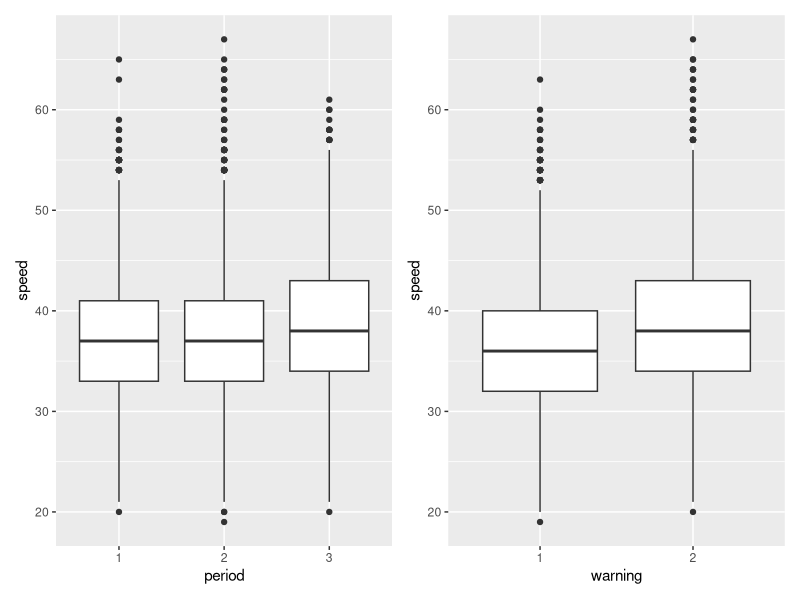
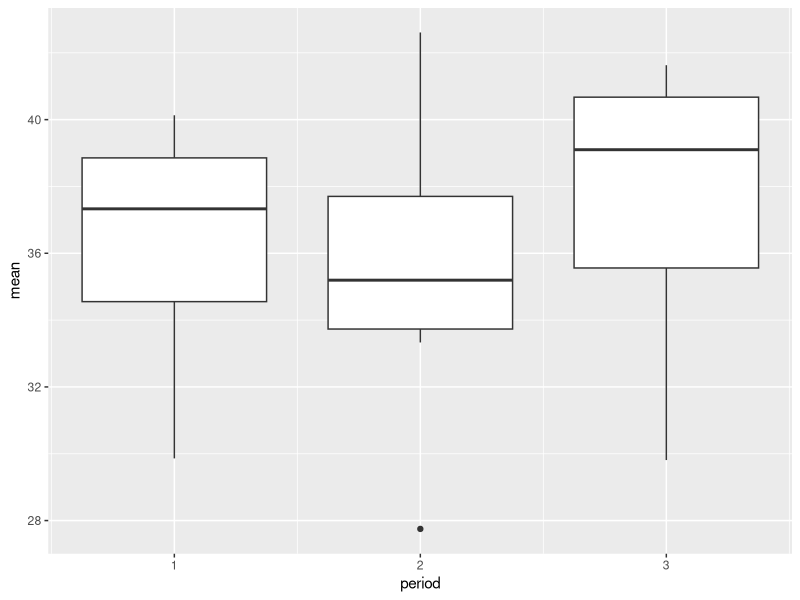

These figures' R source, in order:
### Stats with R Exercise sheet 6

##########################
# ANOVA
##########################

## This exercise sheet contains the exercises that you will need to complete and 
## submit by 23:55 on Sunday, December 12. Write the code below the questions. 
## If you need to provide a written answer, comment this out using a hashtag (#). 
## Submit your homework via cms

## Please write below your (and your teammates) name, matriculation number. 

## Team: 31
## Name:Senorita Rodricks
## Matriculation number: 7015445
## Name:Shahana Mogal
## Matriculation number: 7015588
## Name:Sneha Mariam Sam
## Matriculation number: 7015831

###########################################################################################



#######################
### Exercise 1: Preparation
#######################

library(boot)
library(ggplot2)
library(dplyr)
library(car)

# This time we will be working with the "amis" data frame (package 'boot') that has 
# 8437 rows and 4 columns.

# In a study into the effect that warning signs have on speeding patterns, 
# Cambridgeshire County Council considered 14 pairs of locations. The locations were 
# paired to account for factors such as traffic, volume and type of road. One site in 
# each pair had a sign erected warning of the dangers of speeding and asking drivers 
# to slow down. No action was taken at the second site. Three sets of measurements 
# were taken at each site. 
# Each set of measurements was nominally of the speeds of 100 cars but not all sites 
# have exactly 100 measurements. These speed measurements were taken before the 
# erection of the sign, shortly after the erection of the sign, and again after 
# the sign had been in place for some time.

## a) For the further reference please use ?amis. 
## It may take some time to understand the dataset. 

?amis

## b) Load the dataset, store it into a variable called "data", and briefly inspect it. 
## Feel free to make some plots and calculate some statistics in order to understand 
## the data.

data <- amis
glimpse(data)
t.test(speed~warning, data=data)

## c) All our columns have numeric type. Convert the categorical columns to factors.

data$warning <- factor(data$warning)
data$period <- factor(data$period)
data$pair <- factor(data$pair)

str(data)

## d) Plot boxplots for the distribution of `speed` for each of the `period` values 
## (before, immediately after and after some time). Build 2 plots (each containing 3 
## boxplots) side by side depending on the `warning` variable.
## (For all plots here and below please use ggplot)

install.packages('patchwork') #because par() does not work with ggplot2 package
library(patchwork)

#DOUBT

plot1 <- ggplot(data) +
  geom_boxplot(aes(period, speed))

plot2 <- ggplot(data) +
  geom_boxplot(aes(warning, speed))

#plot3 <- ggplot(data) +
#  geom_boxplot(aes(period, warning))

plot1 + plot2

## e) What can you conclude looking at the plots? What can you say about people's 
## behaviour in different periods: before, immediately after and after some time?

## Looking at the plots, we see that there was not much of a change between the period before
## erecting the warning signs and immediately after erecting the warning signs. But after a while,
## it seems that the speed has been increasing.

## f) What are your ideas about why the data with warning==2 (sites where no sign was 
## erected) was collected?

## For places without a warning sign (warning==2), the speed has been relatively higher compared
## to the locations with the warning sign, i.e. the people have become more aware of reducing their
## speed when seeing a warning sign.

#######################
### Exercise 2: 1-way ANOVA
#######################

## a) First let's create a new data frame which will be used for all exercise 2.
## For the 1-way ANOVA we will be working with a subset of `amis` using only the 
## data for sites where warning signs were erected, which corresponds to warning==1. 
## Therefore first subset your data to filter out warning==2 and then apply group_by() and summarize() 
## to average "speed" over each "pair" and "period". 
## Assign this new data frame to the variable casted_data.

data_sub <- subset(amis, warning==1, select=c(speed, period, pair, warning))

casted_data <- data_sub %>%
  group_by(pair, period) %>%
  summarize(mean = mean(speed, na.rm = TRUE))

## b) Build boxplots of the average speed depending on "period".
  
ggplot(casted_data) +
  geom_boxplot(aes(period, mean, group=period))

## c) Looking at the boxplots, is there a difference between the periods?

## d) Now we are ready to perform 1-way ANOVA: please use the function aov() on the 
## speed depending on the period and assign the result to aov1way

## Before we interpret the results, let's check the ANOVA assumptions and whether 
## they are violated or not and why.

## e) Independence assumption
## (Figure out the best way to check this assumption and give a detailed justified 
## answer to whether it is violated or not.)

## f) Normality of residuals
##  First add the residuals to your casted data set, you find them in model$residuals
##  next, make a qqplot (using qqnorm() or geom_qq() ina ggplot) for the residuals and 
##  run the shapiro wilk test.

## g) What do you conclude from your results in f?

## h) Homogeneity of variance of residuals
##  First, plot the residuals by period (boxplots) to see whether variance differs between groups
##  Next, run Levene's test using the function leveneTest() (from library car) with the same syntax
##  as aov(). It indicates whether the variance is significantly different between groups (= not
##  homogeneous).

## i) What do you conclude from your results in h?

## j) Now we turn to the results. Look at the summary of aov1way

## k) State your conclusion

## l) Please do pairwise t-tests of the same variables as in d) using pairwise.t.test().

## m) Try to use no adjustment for pairwise testing and then the Bonferroni correction.

## n) If the results change  in m, why do they? What does Bonferroni correction do?

#######################
### Exercise 3: 2-way ANOVA
#######################
## a) Now we want to analyze the influence of 2 categorical variables 
## (period and warning) on the speed.
## So let's turn back to our initial dataset amis (not its subset with warning==1).
## First, we need to average the speed over each `pair`, `warning` and `period
## Cast your data again and assign the results to casted_data2.

## b) State the main difference between the applicability of 1-way and 2-way ANOVA.

## c) Do you think, we need to include an interaction term in the ANOVA?

## e) Now apply the 2-way ANOVA: please use the function aov() with mean speed as the
## dependent variable, period and warning as predictor (independent) variables and depending on your
## answer in c) either including an interaction term, or not.

## f) Report the p-values and interpret the results in detail. Properly formulate the findings
##  with regard to the research question!
